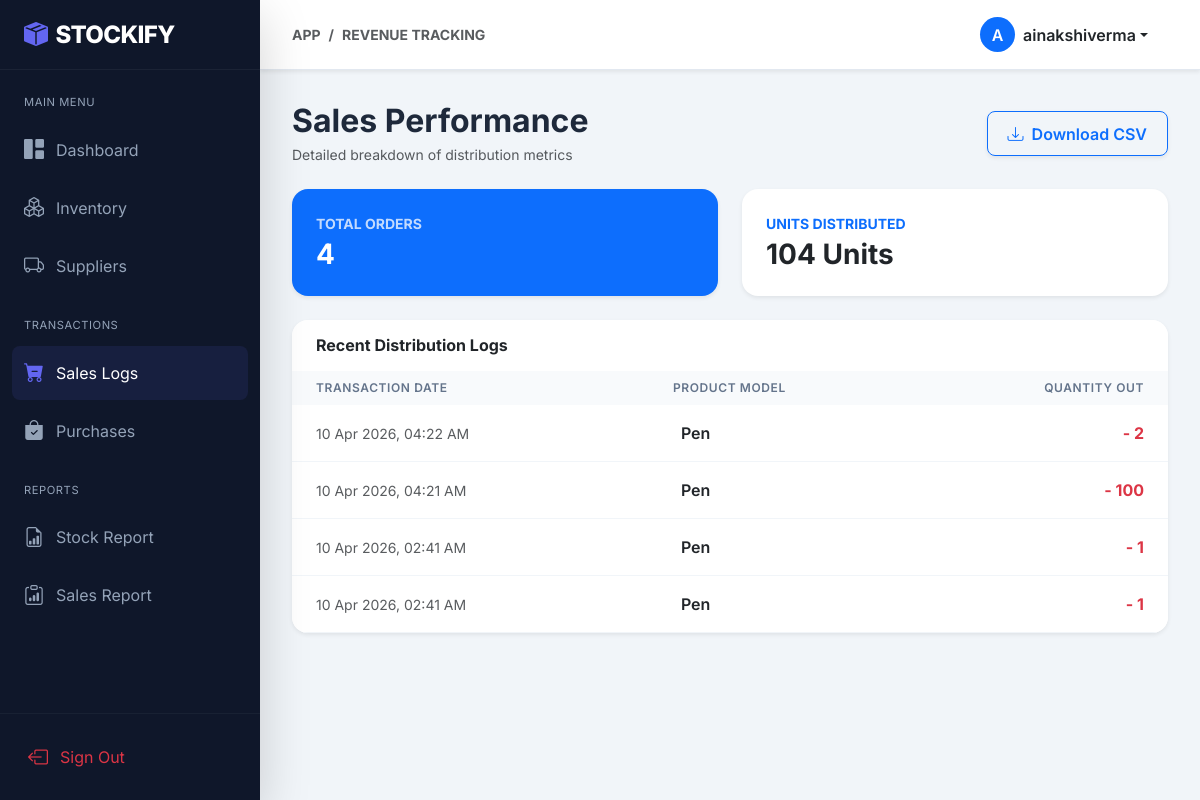
The app's page /reports/sales/ (signed in) with its own data.
### inventory/models.py (models this page shows, shortened)
class Sale(models.Model):
    product = models.ForeignKey(Product, on_delete=models.CASCADE)
    quantity_sold = models.IntegerField()
    date = models.DateTimeField(auto_now_add=True)
    user = models.ForeignKey(User, on_delete=models.CASCADE)

class Product(models.Model):
    name = models.CharField(max_length=100)
    description = models.TextField(blank=True, null=True)
    price = models.DecimalField(max_digits=10, decimal_places=2)
    quantity = models.IntegerField()
    threshold = models.IntegerField(default=10)
    category = models.CharField(max_length=50)
    supplier = models.ForeignKey(Supplier, on_delete=models.SET_NULL, null=True, blank=True)
    user = models.ForeignKey(User, on_delete=models.CASCADE)
    created_at = models.DateTimeField(auto_now_add=True)
    updated_at = models.DateTimeField(auto_now=True)

### inventory/views.py (the view)
# urls.py: path('reports/sales/', views.sales_report, name='sales_report'),
@login_required
def sales_report(request):
    sales = Sale.objects.filter(user=request.user).order_by('-date')
    total_qty = sales.aggregate(Sum('quantity_sold'))['quantity_sold__sum'] or 0
    return render(request, 'reports/sales_report.html', {
        'sales': sales,
        'total_sales': sales.count(),
        'total_qty': total_qty
    })

### templates/reports/sales_report.html (shortened to what this page needs)
{% extends 'base.html' %}
{% block breadcrumb %}Revenue Tracking{% endblock %}
{% block content %}
<div class="d-flex justify-content-between align-items-center mb-4">
    <div>
        <h2 class="fw-bold mb-1">Sales Performance</h2>
        <p class="text-muted small mb-0">Detailed breakdown of distribution metrics</p>
    </div>
    <a href="{% url 'export_sales_csv' %}" class="btn btn-outline-primary d-flex align-items-center shadow-sm">
        <i class="bi bi-download me-2"></i> Download CSV
    </a>
</div>
<div class="row g-4 mb-4">
    <div class="col-md-6">
        <div class="card border-0 shadow-sm bg-primary text-white p-2">
            <div class="card-body">
                <p class="small text-uppercase fw-bold opacity-75 mb-1">Total Orders</p>
                <h3 class="mb-0 fw-bold">{{ total_sales }}</h3>
            </div>
        </div>
    </div>
    <div class="col-md-6">
        <div class="card border-0 shadow-sm bg-indigo text-primary bg-opacity-10 p-2">
            <div class="card-body">
                <p class="small text-uppercase fw-bold text-primary mb-1">Units Distributed</p>
                <h3 class="mb-0 fw-bold text-dark">{{ total_qty }} Units</h3>
            </div>
        </div>
    </div>
</div>
<div class="card border-0 shadow-sm overflow-hidden">
    <div class="card-header bg-white border-0 py-3">
        <h6 class="mb-0 fw-bold">Recent Distribution Logs</h6>
    </div>
    <div class="table-responsive">
        <table class="table table-hover align-middle mb-0">
            <thead>
                <tr>
                    <th class="ps-4">Transaction Date</th>
                    <th>Product Model</th>
                    <th class="text-end pe-4">Quantity Out</th>
                </tr>
            </thead>
            <tbody>
                {% for sale in sales %}
                <tr>
                    <td class="ps-4 py-3 small text-muted">{{ sale.date|date:"d M Y, h:i A" }}</td>
                    <td class="fw-semibold">{{ sale.product.name }}</td>
                    <td class="text-end pe-4 fw-bold text-danger">- {{ sale.quantity_sold }}</td>
                </tr>
                {% empty %}
                <tr>
                    <td colspan="3" class="text-center py-5 text-muted">No sales recordings found.</td>
                </tr>
                {% endfor %}
            </tbody>
        </table>
    </div>
</div>
{% endblock %}

### templates/base.html (shortened to what this page needs)
{% load static %}
<!DOCTYPE html>
<html lang="en">
<head>
    <link href="https://cdn.jsdelivr.net/npm/bootstrap@5.3.0/dist/css/bootstrap.min.css" rel="stylesheet">
    <link rel="stylesheet" href="https://cdn.jsdelivr.net/npm/bootstrap-icons@1.11.0/font/bootstrap-icons.css">
    <link rel="stylesheet" href="{% static 'css/style.css' %}">
</head>
<body>
    <aside class="sidebar shadow-lg" id="sidebar">
        <div class="sidebar-header">
            <a href="{% url 'dashboard' %}" class="sidebar-brand">
                <i class="bi bi-box-seam-fill me-2"></i>
                <span>STOCKIFY</span>
            </a>
        </div>
        <nav class="sidebar-nav">
            <div class="nav-label">Main Menu</div>
            <div class="nav-item">
                <a href="{% url 'dashboard' %}"
                    class="nav-link {% if request.resolver_match.url_name == 'dashboard' %}active{% endif %}">
                    <i class="bi bi-grid-1x2-fill"></i>
                    <span>Dashboard</span>
                </a>
            </div>
            <div class="nav-item">
                <a href="{% url 'product_list' %}" class="nav-link {% if 'product' in request.path %}active{% endif %}">
                    <i class="bi bi-boxes"></i>
                    <span>Inventory</span>
                </a>
            </div>
            <div class="nav-item">
                <a href="{% url 'supplier_list' %}"
                    class="nav-link {% if 'supplier' in request.path %}active{% endif %}">
                    <i class="bi bi-truck"></i>
                    <span>Suppliers</span>
                </a>
            </div>
            <div class="nav-label mt-4">Transactions</div>
            <div class="nav-item">
                <a href="{% url 'sales_history' %}" class="nav-link {% if 'sale' in request.path %}active{% endif %}">
                    <i class="bi bi-cart-dash-fill"></i>
                    <span>Sales Logs</span>
                </a>
            </div>
            <div class="nav-item">
                <a href="{% url 'purchase_history' %}"
                    class="nav-link {% if 'purchase' in request.path %}active{% endif %}">
                    <i class="bi bi-bag-check-fill"></i>
                    <span>Purchases</span>
                </a>
            </div>
            <div class="nav-label mt-4">Reports</div>
            <div class="nav-item">
                <a href="{% url 'inventory_report' %}"
                    class="nav-link {% if 'inventory_report' in request.path %}active{% endif %}">
                    <i class="bi bi-file-earmark-bar-graph"></i>
                    <span>Stock Report</span>
                </a>
            </div>
            <div class="nav-item">
                <a href="{% url 'sales_report' %}"
                    class="nav-link {% if 'sales_report' in request.path %}active{% endif %}">
                    <i class="bi bi-clipboard-data"></i>
                    <span>Sales Report</span>
                </a>
            </div>
        </nav>
        <div class="sidebar-footer p-3 border-top border-secondary border-opacity-10">
            <a href="{% url 'logout' %}" class="nav-link text-danger">
                <i class="bi bi-box-arrow-left"></i>
                <span>Sign Out</span>
            </a>
        </div>
    </aside>
    <div class="wrapper">
        <header class="topbar sticky-top shadow-sm">
            <div class="d-flex align-items-center">
                <nav aria-label="breadcrumb" class="d-none d-md-block">
                    <ol class="breadcrumb mb-0">
                        <li class="breadcrumb-item small text-uppercase text-muted fw-bold">App</li>
                        <li class="breadcrumb-item small text-uppercase fw-bold active" aria-current="page">
                            {% block breadcrumb %}Overview{% endblock %}
                        </li>
                    </ol>
                </nav>
            </div>
            <div class="d-flex align-items-center">
                <div class="dropdown">
                    <button class="btn btn-white border-0 dropdown-toggle d-flex align-items-center" type="button"
                        data-bs-toggle="dropdown">
                        <div class="rounded-circle bg-primary text-white p-2 me-2 d-flex align-items-center justify-content-center"
                            style="width: 35px; height: 35px;">
                            {{ user.username|first|upper }}
                        </div>
                        <span class="d-none d-sm-inline fw-semibold text-dark">{{ user.username }}</span>
                    </button>
                </div>
            </div>
        </header>
        <main class="content-area">
            {% block content %}
            {% endblock %}
        </main>
    </div>
</body>
</html>

### static/css/style.css (style rules this page uses)
:root { --primary: #6366f1; --primary-hover: #4f46e5; --secondary: #64748b; --success: #10b981; --danger: #ef4444; --warning: #f59e0b; --info: #3b82f6; --dark: #0f172a; --light: #f8fafc; --white: #ffffff; --sidebar-width: 260px; --topbar-height: 70px; --transition: all 0.3s cubic-bezier(0.4, 0, 0.2, 1); }
body { background-color: #f1f5f9; font-family: 'Inter', system-ui, -apple-system, sans-serif; color: #1e293b; overflow-x: hidden; }
.sidebar { width: var(--sidebar-width); height: 100vh; position: fixed; top: 0; left: 0; background: var(--dark); color: var(--white); transition: var(--transition); z-index: 1040; display: flex; flex-direction: column; }
.sidebar-header { height: var(--topbar-height); display: flex; align-items: center; padding: 0 1.5rem; border-bottom: 1px solid rgba(255, 255, 255, 0.05); }
.sidebar-brand { font-size: 1.5rem; font-weight: 800; color: var(--white); text-decoration: none; letter-spacing: -0.025em; display: flex; align-items: center; }
.sidebar-brand i { color: var(--primary); }
.sidebar-nav { flex-grow: 1; padding: 1.5rem 0.75rem; overflow-y: auto; }
.nav-label { font-size: 0.7rem; text-transform: uppercase; letter-spacing: 0.05em; color: #94a3b8; margin-bottom: 0.75rem; padding: 0 0.75rem; }
.nav-item { margin-bottom: 0.25rem; }
.nav-link { display: flex; align-items: center; padding: 0.75rem; color: #94a3b8; text-decoration: none; border-radius: 0.5rem; transition: var(--transition); }
.nav-link i { font-size: 1.25rem; margin-right: 0.75rem; transition: var(--transition); }
.nav-link:hover, .nav-link.active { background: rgba(99, 102, 241, 0.1); color: var(--white); }
.nav-link.active i, .nav-link:hover i { color: var(--primary); }
.wrapper { margin-left: var(--sidebar-width); transition: var(--transition); }
.topbar { height: var(--topbar-height); background: var(--white); border-bottom: 1px solid #e2e8f0; display: flex; align-items: center; justify-content: space-between; padding: 0 2rem; position: sticky; top: 0; z-index: 1030; }
.content-area { padding: 2rem; }
.card { border: none; border-radius: 1rem; box-shadow: 0 4px 6px -1px rgb(0 0 0 / 0.1), 0 2px 4px -2px rgb(0 0 0 / 0.1); transition: var(--transition); overflow: hidden; }
.card-header { background: transparent; border-bottom: 1px solid #f1f5f9; padding: 1.25rem 1.5rem; }
.table th { background: #f8fafc; color: #64748b; font-weight: 600; text-transform: uppercase; font-size: 0.75rem; letter-spacing: 0.05em; border: none; }
.table td { border-color: #f1f5f9; padding: 1rem; }
.btn { padding: 0.6rem 1.25rem; border-radius: 0.5rem; font-weight: 600; transition: var(--transition); }

### records on screen
Sale: date "10 Apr 2026, 04:22 AM", product.name "Pen", quantity_sold "2"
Sale: date "10 Apr 2026, 04:21 AM", product.name "Pen", quantity_sold "100"
Sale: date "10 Apr 2026, 02:41 AM", product.name "Pen", quantity_sold "1"
Sale: date "10 Apr 2026, 02:41 AM", product.name "Pen", quantity_sold "1"

### other values on screen
{{ user.username|first|upper }} "A"
{{ user.username }} "ainakshiverma"
{{ total_sales }} "4"
{{ total_qty }} "104"
